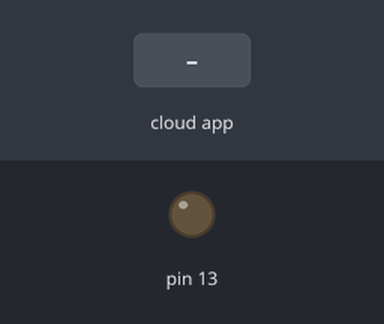
A sketch run on a simulated Arduino Uno, built with avr-gcc and run on an emulated ATmega328P. Parts: output pins drawn as LEDs (lit = HIGH). The test bench sets the inputs (shaded band). The ROS host is connected and sends only what is stated.

Above: at 1.2 s.
1.3 s: the phone or cloud app sets door to 0
At 1.6 s:
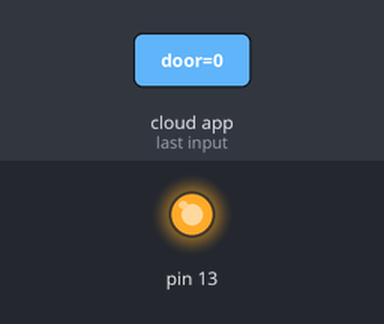
Timing chart, 0 to 4.3 s (numbered marks = the images above; inputs shaded):
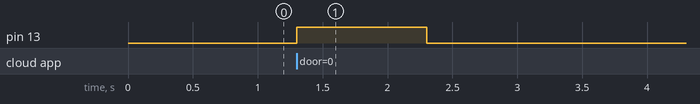

The sketch:

rospub.ino
```cpp
/*
 * rosserial Subscriber Example
 * Blinks an LED on callback
 */

#include <ros.h>
#include <std_msgs/Empty.h>

ros::NodeHandle  nh;

void messageCb( const std_msgs::Empty& toggle_msg){
  digitalWrite(13, HIGH);   // blink the led
  delay(1000);
  digitalWrite(13, LOW);

}

ros::Subscriber<std_msgs::Empty> sub("door", &messageCb );

void setup()
{
  pinMode(13, OUTPUT);
  nh.initNode();
  nh.subscribe(sub);
}

void loop()
{
  nh.spinOnce();
  delay(1);
}
```

Measured:
- after the input at 1.3 s, pin 13: LOW → HIGH at once, → LOW 1.0 s later
